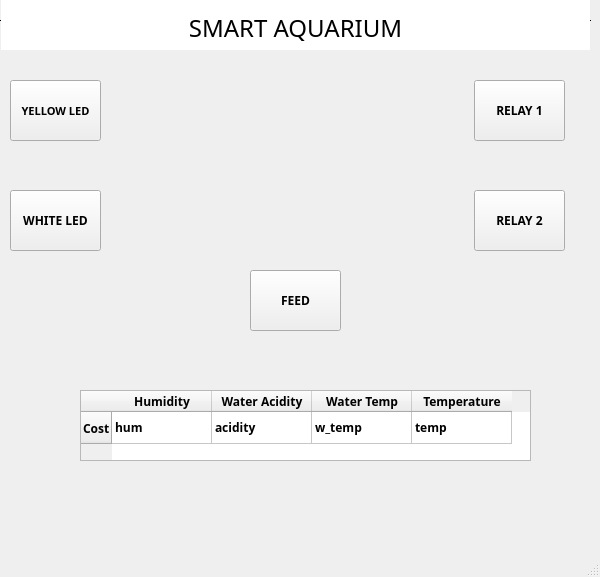
<?xml version="1.0" encoding="UTF-8"?>
<ui version="4.0">
 <class>MainWindow</class>
 <widget class="QMainWindow" name="MainWindow">
  <property name="enabled">
   <bool>true</bool>
  </property>
  <property name="geometry">
   <rect>
    <x>0</x>
    <y>0</y>
    <width>600</width>
    <height>577</height>
   </rect>
  </property>
  <property name="font">
   <font>
    <family>Arial</family>
    <pointsize>18</pointsize>
    <weight>50</weight>
    <bold>false</bold>
   </font>
  </property>
  <property name="mouseTracking">
   <bool>false</bool>
  </property>
  <property name="tabletTracking">
   <bool>false</bool>
  </property>
  <property name="focusPolicy">
   <enum>Qt::ClickFocus</enum>
  </property>
  <property name="acceptDrops">
   <bool>false</bool>
  </property>
  <property name="windowTitle">
   <string>MainWindow</string>
  </property>
  <widget class="QWidget" name="centralwidget">
   <widget class="QTextEdit" name="title">
    <property name="enabled">
     <bool>true</bool>
    </property>
    <property name="geometry">
     <rect>
      <x>0</x>
      <y>-10</y>
      <width>591</width>
      <height>61</height>
     </rect>
    </property>
    <property name="font">
     <font>
      <family>Arial Black</family>
      <weight>75</weight>
      <bold>true</bold>
     </font>
    </property>
    <property name="layoutDirection">
     <enum>Qt::LeftToRight</enum>
    </property>
    <property name="autoFillBackground">
     <bool>false</bool>
    </property>
    <property name="frameShape">
     <enum>QFrame::HLine</enum>
    </property>
    <property name="frameShadow">
     <enum>QFrame::Plain</enum>
    </property>
    <property name="verticalScrollBarPolicy">
     <enum>Qt::ScrollBarAsNeeded</enum>
    </property>
    <property name="horizontalScrollBarPolicy">
     <enum>Qt::ScrollBarAlwaysOff</enum>
    </property>
    <property name="sizeAdjustPolicy">
     <enum>QAbstractScrollArea::AdjustIgnored</enum>
    </property>
    <property name="tabChangesFocus">
     <bool>false</bool>
    </property>
    <property name="undoRedoEnabled">
     <bool>true</bool>
    </property>
    <property name="readOnly">
     <bool>false</bool>
    </property>
    <property name="html">
     <string>&lt;!DOCTYPE HTML PUBLIC &quot;-//W3C//DTD HTML 4.0//EN&quot; &quot;http://www.w3.org/TR/REC-html40/strict.dtd&quot;&gt;
&lt;html&gt;&lt;head&gt;&lt;meta name=&quot;qrichtext&quot; content=&quot;1&quot; /&gt;&lt;style type=&quot;text/css&quot;&gt;
p, li { white-space: pre-wrap; }
&lt;/style&gt;&lt;/head&gt;&lt;body style=&quot; font-family:'Arial Black'; font-size:18pt; font-weight:600; font-style:normal;&quot;&gt;
&lt;p align=&quot;center&quot; style=&quot;-qt-paragraph-type:empty; margin-top:0px; margin-bottom:0px; margin-left:0px; margin-right:0px; -qt-block-indent:0; text-indent:0px; font-family:'MS Shell Dlg 2'; font-size:8.25pt; font-weight:400;&quot;&gt;&lt;br /&gt;&lt;/p&gt;
&lt;p align=&quot;center&quot; style=&quot; margin-top:0px; margin-bottom:0px; margin-left:0px; margin-right:0px; -qt-block-indent:0; text-indent:0px;&quot;&gt;&lt;span style=&quot; font-family:'MS Shell Dlg 2'; font-weight:400;&quot;&gt;SMART AQUARIUM&lt;/span&gt;&lt;/p&gt;&lt;/body&gt;&lt;/html&gt;</string>
    </property>
    <property name="overwriteMode">
     <bool>false</bool>
    </property>
    <property name="acceptRichText">
     <bool>true</bool>
    </property>
   </widget>
   <widget class="QPushButton" name="pushButton">
    <property name="geometry">
     <rect>
      <x>10</x>
      <y>80</y>
      <width>91</width>
      <height>61</height>
     </rect>
    </property>
    <property name="font">
     <font>
      <family>Arial Black</family>
      <pointsize>8</pointsize>
      <weight>75</weight>
      <bold>true</bold>
     </font>
    </property>
    <property name="text">
     <string>YELLOW LED</string>
    </property>
   </widget>
   <widget class="QPushButton" name="pushButton_2">
    <property name="geometry">
     <rect>
      <x>10</x>
      <y>190</y>
      <width>91</width>
      <height>61</height>
     </rect>
    </property>
    <property name="font">
     <font>
      <family>Arial Black</family>
      <pointsize>9</pointsize>
      <weight>75</weight>
      <bold>true</bold>
     </font>
    </property>
    <property name="text">
     <string>WHITE LED</string>
    </property>
   </widget>
   <widget class="QPushButton" name="pushButton_3">
    <property name="geometry">
     <rect>
      <x>474</x>
      <y>190</y>
      <width>91</width>
      <height>61</height>
     </rect>
    </property>
    <property name="font">
     <font>
      <family>Arial Black</family>
      <pointsize>9</pointsize>
      <weight>75</weight>
      <bold>true</bold>
     </font>
    </property>
    <property name="text">
     <string>RELAY 2</string>
    </property>
   </widget>
   <widget class="QPushButton" name="pushButton_4">
    <property name="geometry">
     <rect>
      <x>474</x>
      <y>80</y>
      <width>91</width>
      <height>61</height>
     </rect>
    </property>
    <property name="font">
     <font>
      <family>Arial Black</family>
      <pointsize>9</pointsize>
      <weight>75</weight>
      <bold>true</bold>
     </font>
    </property>
    <property name="text">
     <string>RELAY 1</string>
    </property>
   </widget>
   <widget class="QLabel" name="label">
    <property name="geometry">
     <rect>
      <x>180</x>
      <y>70</y>
      <width>241</width>
      <height>181</height>
     </rect>
    </property>
    <property name="text">
     <string/>
    </property>
    <property name="pixmap">
     <pixmap>aquarium_poto.png</pixmap>
    </property>
   </widget>
   <widget class="QPushButton" name="pushButton_5">
    <property name="geometry">
     <rect>
      <x>250</x>
      <y>270</y>
      <width>91</width>
      <height>61</height>
     </rect>
    </property>
    <property name="font">
     <font>
      <family>Arial Black</family>
      <pointsize>9</pointsize>
      <weight>75</weight>
      <bold>true</bold>
     </font>
    </property>
    <property name="text">
     <string>FEED</string>
    </property>
   </widget>
   <widget class="QTableWidget" name="tableWidget">
    <property name="geometry">
     <rect>
      <x>80</x>
      <y>390</y>
      <width>451</width>
      <height>71</height>
     </rect>
    </property>
    <property name="font">
     <font>
      <family>Arial Black</family>
      <pointsize>9</pointsize>
      <weight>75</weight>
      <bold>true</bold>
     </font>
    </property>
    <property name="tabletTracking">
     <bool>false</bool>
    </property>
    <property name="acceptDrops">
     <bool>false</bool>
    </property>
    <property name="autoFillBackground">
     <bool>false</bool>
    </property>
    <row>
     <property name="text">
      <string>Cost</string>
     </property>
    </row>
    <column>
     <property name="text">
      <string>Humidity</string>
     </property>
    </column>
    <column>
     <property name="text">
      <string>Water Acidity</string>
     </property>
    </column>
    <column>
     <property name="text">
      <string>Water Temp</string>
     </property>
    </column>
    <column>
     <property name="text">
      <string>Temperature</string>
     </property>
    </column>
    <item row="0" column="0">
     <property name="text">
      <string>hum</string>
     </property>
    </item>
    <item row="0" column="1">
     <property name="text">
      <string>acidity</string>
     </property>
    </item>
    <item row="0" column="2">
     <property name="text">
      <string>w_temp</string>
     </property>
    </item>
    <item row="0" column="3">
     <property name="text">
      <string>temp</string>
     </property>
    </item>
   </widget>
  </widget>
  <widget class="QMenuBar" name="menubar">
   <property name="geometry">
    <rect>
     <x>0</x>
     <y>0</y>
     <width>600</width>
     <height>21</height>
    </rect>
   </property>
  </widget>
  <widget class="QStatusBar" name="statusbar"/>
 </widget>
 <resources/>
 <connections/>
</ui>
